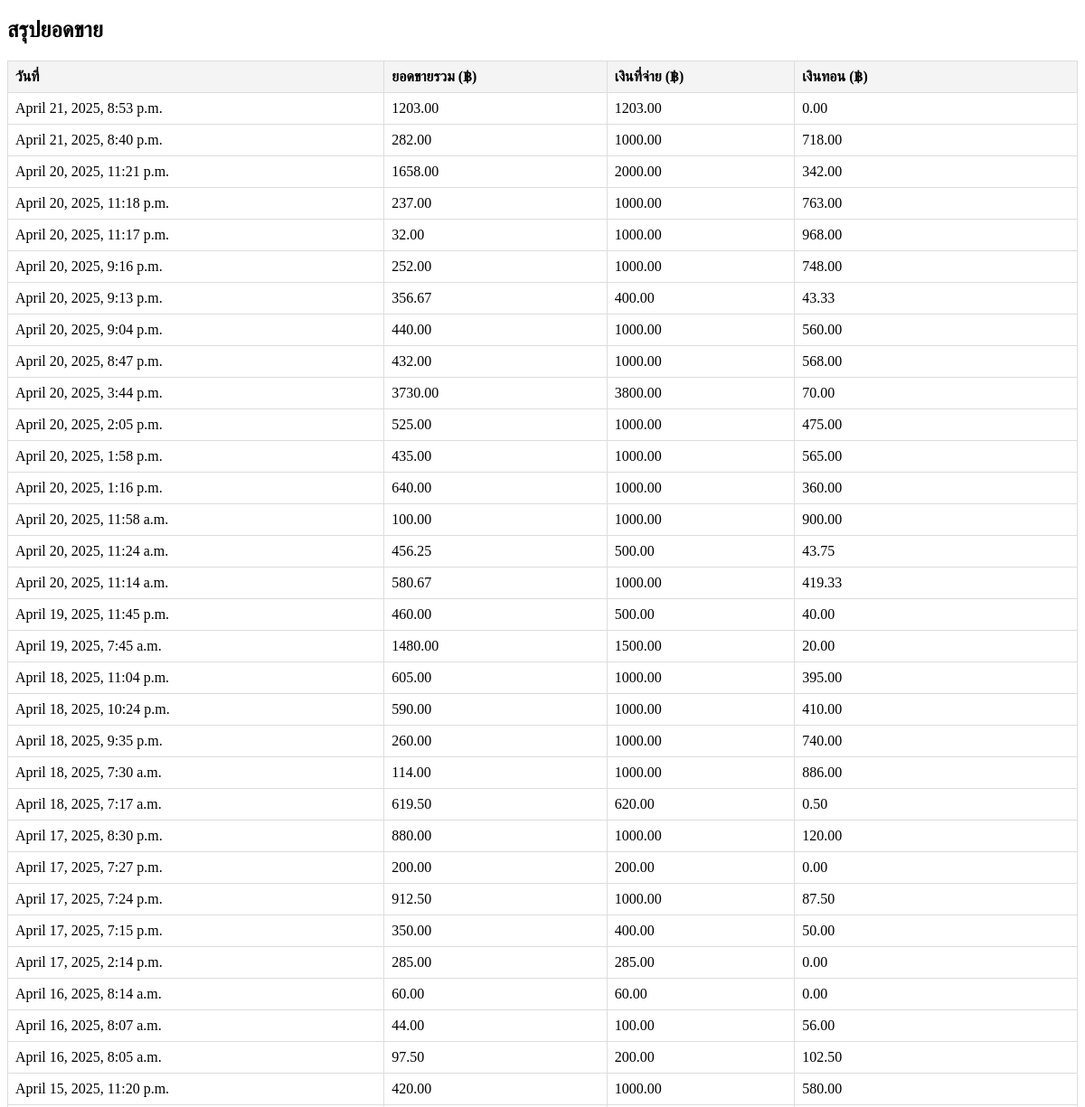
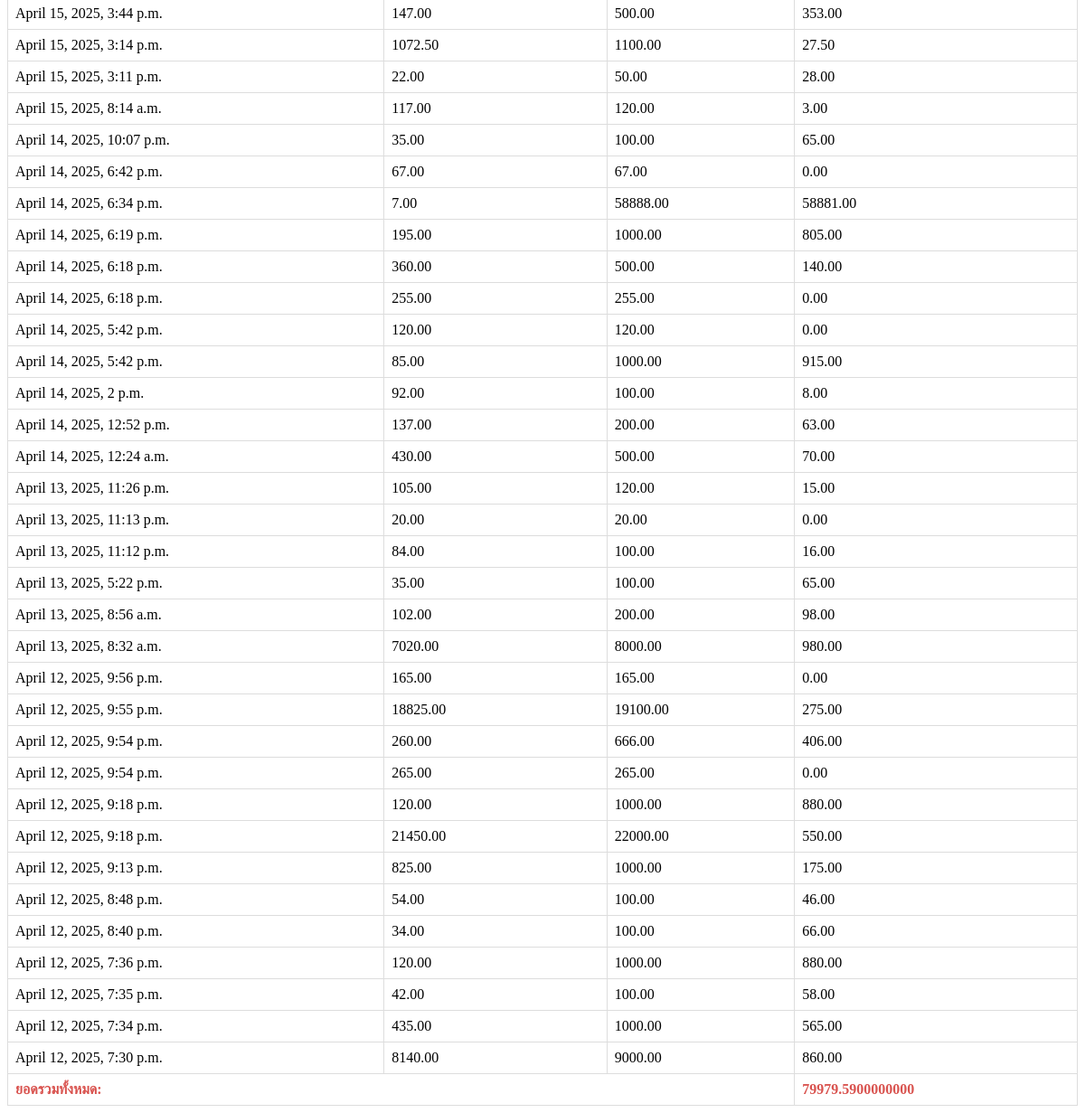
The page /Circulation1 on the database as committed earlier (2 pictures, top to bottom).
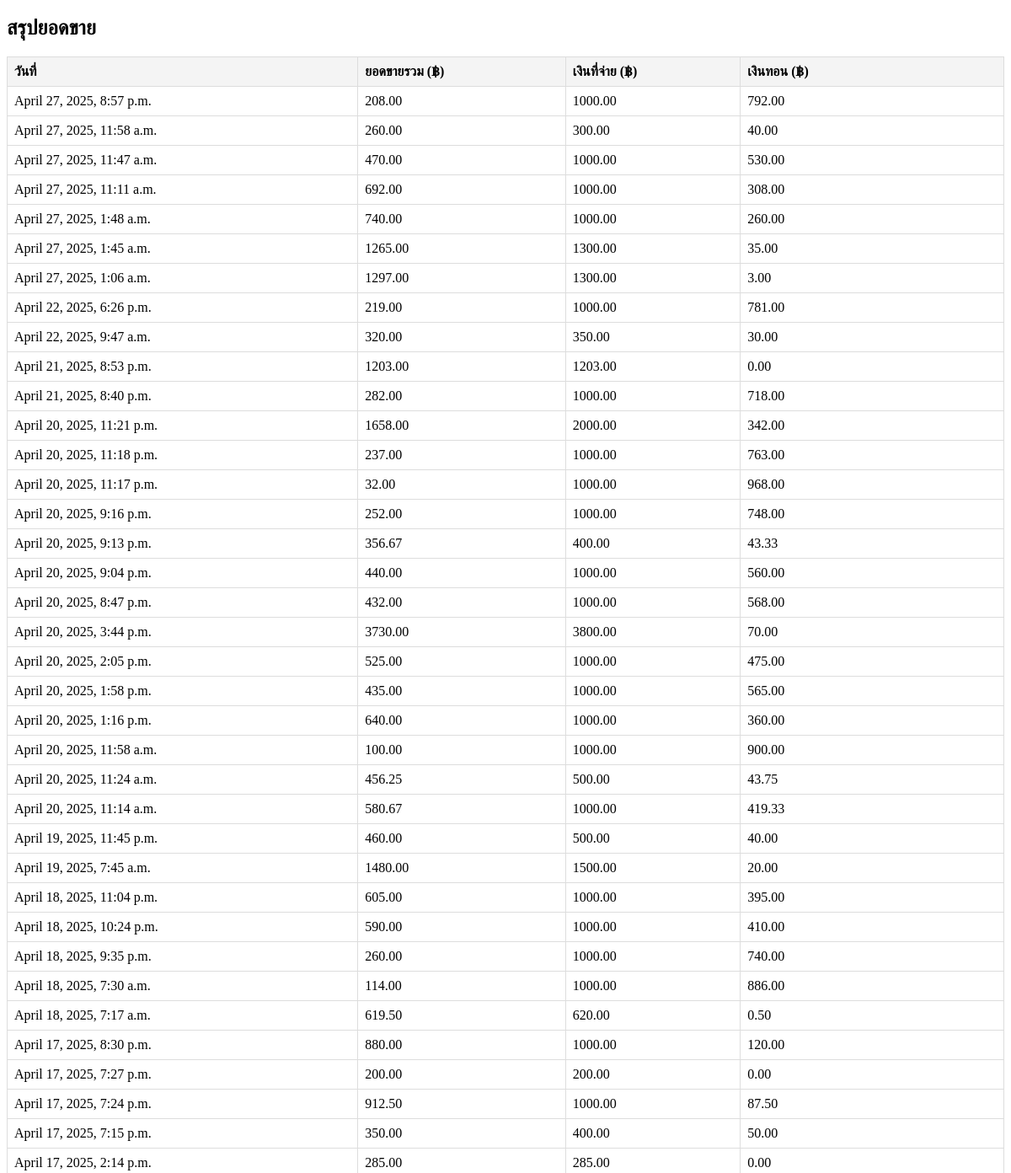
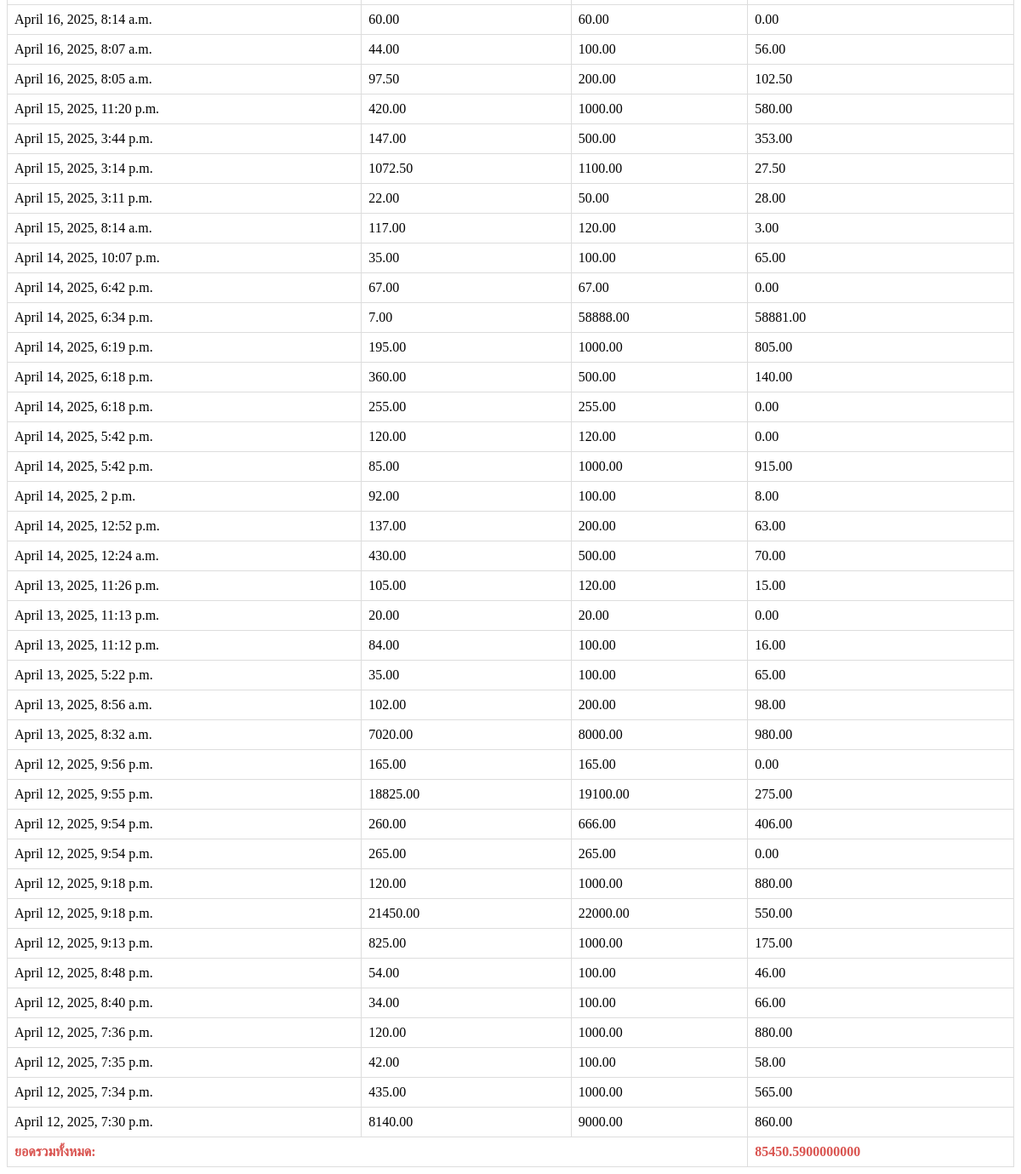
The same page on the database as committed later (2 pictures, top to bottom).
### Dashboard/models.py (models this page shows, shortened)
class SaleRecord(models.Model):
    total_amount = models.DecimalField(max_digits=10, decimal_places=2)
    entered_amount = models.DecimalField(max_digits=10, decimal_places=2)
    change = models.DecimalField(max_digits=10, decimal_places=2)
    timestamp = models.DateTimeField()
    Pofitprice = models.DecimalField(max_digits=10, decimal_places=2, default=0.00)
    stock_adjustments = models.JSONField()  # ใช้ JSONField สำหรับบันทึกข้อมูล Array
    cashier = models.ForeignKey(User, on_delete=models.CASCADE, null=True, blank=True, default=1)
    class Meta:
        verbose_name = "รายการสินค้าที่บันทึก"  # เปลี่ยนชื่อที่แสดงใน Admin
        verbose_name_plural = "บันทึกรายการสำหรับการขาย"  # ชื่อพหูพจน์ใน Admin

### DashboardUser/views.py (the view)
def Circulation3(request):
    filter_type = request.GET.get("filter", "year")  # ค่าเริ่มต้นเป็น "year"
    today = datetime.now()
    if filter_type == "day":
        start_date = today - timedelta(days=1)
    elif filter_type == "week":
        start_date = today - timedelta(weeks=1)
    elif filter_type == "month":
        start_date = today - timedelta(days=30)
    elif filter_type == "3months":
        start_date = today - timedelta(days=90)
    elif filter_type == "6months":
        start_date = today - timedelta(days=180)
    else:  # "year"
        start_date = today - timedelta(days=365)
    records1 = SaleRecord.objects.filter(timestamp__gte=start_date).order_by('-timestamp')
    total_sum = records1.aggregate(total=Sum("total_amount"))["total"] or 0
    return render(request, "Circulation1.html", {
        "records1": records1,
        "total_sum": total_sum,
        "filter_type": filter_type  # ส่งค่า filter_type ไปยัง template
    })

### DashboardUser/templates/Circulation1.html (shortened to what this page needs)
<!DOCTYPE html>
{% load humanize %}
{% load static %}
<html>
    <head>
        <link rel="stylesheet" href="">
    </head>
   <body>
    <h2>สรุปยอดขาย</h2>
    <table>
        <thead>
            <tr>
                <th>วันที่</th>
                <th>ยอดขายรวม (฿)</th>
                <th>เงินที่จ่าย (฿)</th>
                <th>เงินทอน (฿)</th>
            </tr>
        </thead>
        <tbody>
            {% for record in records1 %}
            <tr>
                <td>{{ record.timestamp }}</td>
                <td>{{ record.total_amount }}</td>
                <td>{{ record.entered_amount }}</td>
                <td>{{ record.change }}</td>
            </tr>
            {% endfor %}
        </tbody>
        <tfoot>
            <tr>
                <td colspan="3" class="total">ยอดรวมทั้งหมด:</td>
                <td class="total">{{ total_sum }}</td>
            </tr>
        </tfoot>
    </table>
</body>
</html>

Rows that differ between the two databases and show on the page:
added SaleRecord: timestamp "April 27, 2025, 8:57 p.m.", total_amount "208.00", entered_amount "1000.00", change "792.00"
added SaleRecord: timestamp "April 27, 2025, 11:58 a.m.", total_amount "260.00", entered_amount "300.00", change "40.00"
added SaleRecord: timestamp "April 27, 2025, 11:47 a.m.", total_amount "470.00", entered_amount "1000.00", change "530.00"
added SaleRecord: timestamp "April 27, 2025, 11:11 a.m.", total_amount "692.00", entered_amount "1000.00", change "308.00"
added SaleRecord: timestamp "April 27, 2025, 1:48 a.m.", total_amount "740.00", entered_amount "1000.00", change "260.00"
added SaleRecord: timestamp "April 27, 2025, 1:45 a.m.", total_amount "1265.00", entered_amount "1300.00", change "35.00"
added SaleRecord: timestamp "April 27, 2025, 1:06 a.m.", total_amount "1297.00", entered_amount "1300.00", change "3.00"
added SaleRecord: timestamp "April 22, 2025, 6:26 p.m.", total_amount "219.00", entered_amount "1000.00", change "781.00"
added SaleRecord: timestamp "April 22, 2025, 9:47 a.m.", total_amount "320.00", entered_amount "350.00", change "30.00"
Other text that changed with them:
{{ total_sum }}: "79979.5900000000" → "85450.5900000000"
